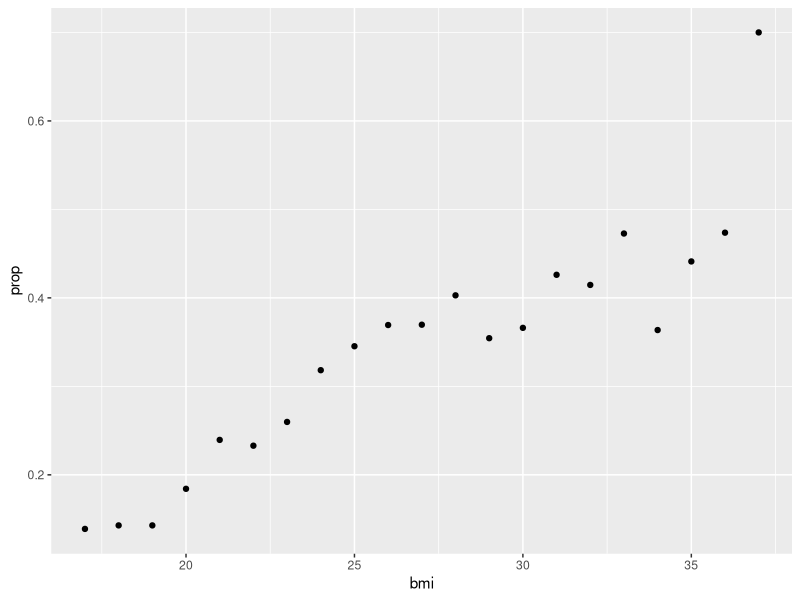
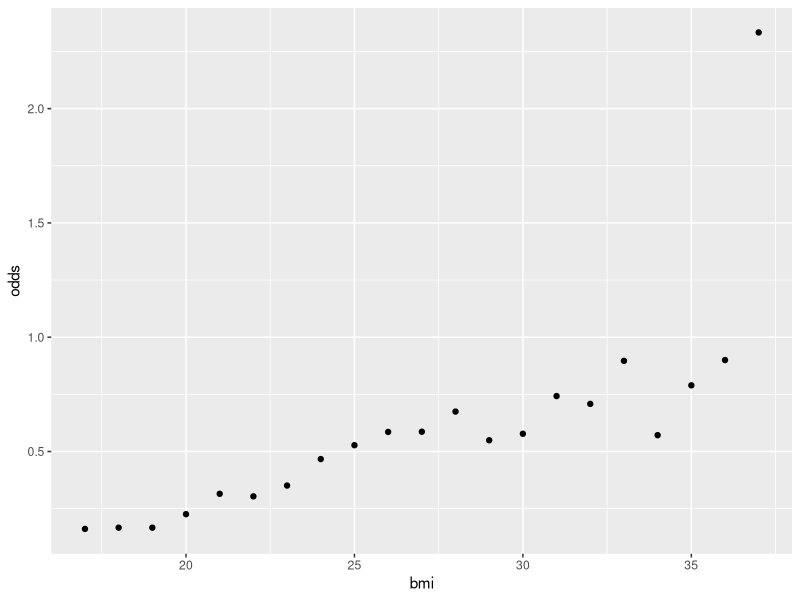
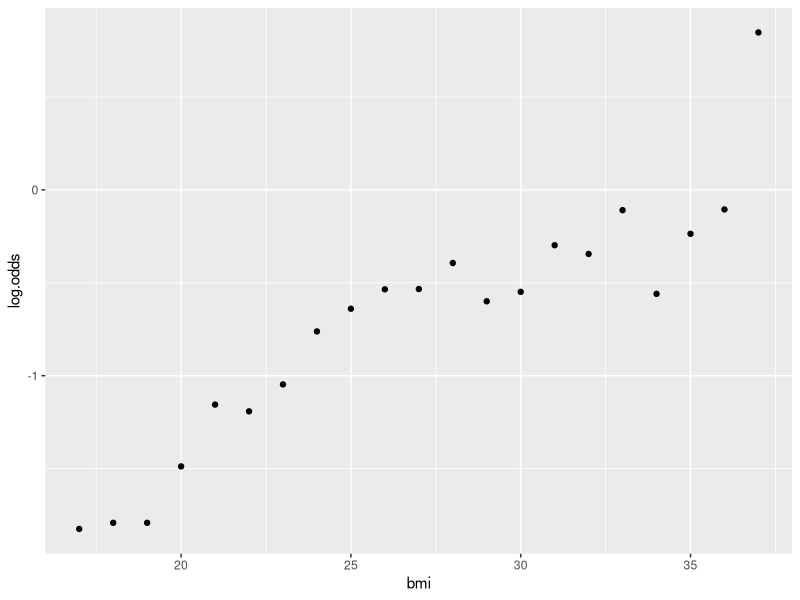
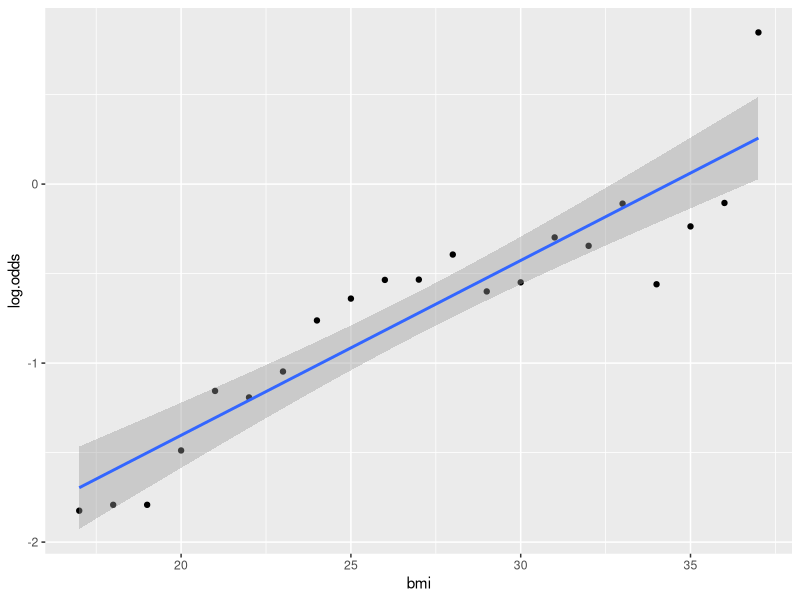
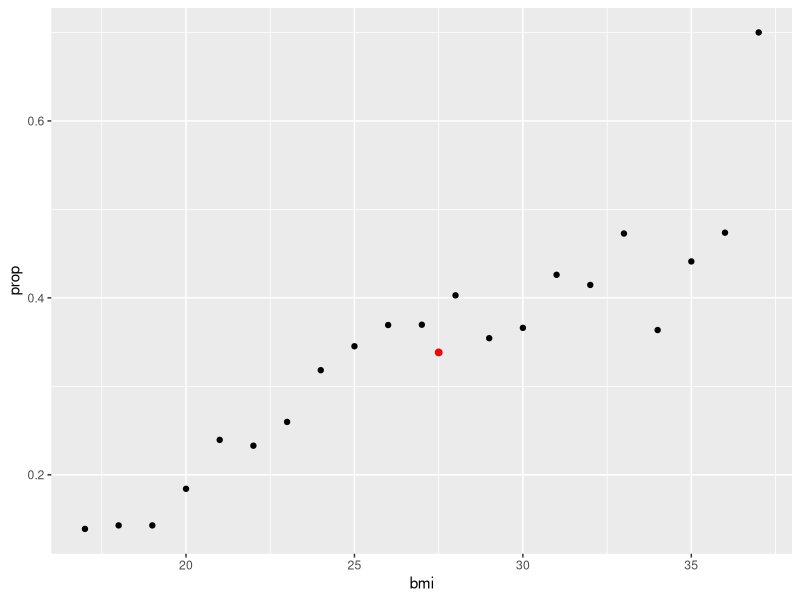

Write R code to recreate these figures, in order.
## ---- chunk 1
knitr::opts_chunk$set(echo = TRUE)
library(tidyverse)
## ---- chunk 2
cancerprev <- read.csv("cancerprev.csv")
cancerprev <- cancerprev %>%
  mutate(LongTerm.Smoker = yrssmoke >= 10)
xtabs(~LongTerm.Smoker + cancer, data=cancerprev)
## ---- chunk 3
framingham <- read.table("framingham.txt", header=TRUE)
head(framingham)
## ---- chunk 4
framingham <- framingham %>%
  mutate(BMI.Category = case_when(bmi < 18.5 ~ "Underweight",
                                  bmi <= 24.9 ~ "Normal weight",
                                  bmi <= 29.9 ~ "Overweight",
                                  bmi >= 30 ~ "Obese"))
xtabs(~ BMI.Category + chdfate, data=framingham)
## ---- chunk 5
8/63
530/1609
681/1171
246/350
## ---- chunk 6
(530/1609)/(8/63)
## ---- chunk 7
(681/1171)/(530/1609)
(681/1171)/(8/63)
## ---- chunk 8
(246/350)/(681/1171)
(246/350)/(530/1609)
(246/350)/(8/63)
## ---- chunk 9
heart.agg <- framingham %>%
  mutate(bmi = floor(bmi) ) %>%
  group_by(bmi) %>%
  filter(n() > 15) %>%
  summarize(prop = mean(chdfate))
## ---- chunk 10
ggplot(heart.agg) + 
  geom_point(aes(x=bmi, y=prop))
## ---- chunk 11
heart.agg <- heart.agg %>%
  mutate(odds = prop/(1-prop) )

ggplot(heart.agg) + 
  geom_point(aes(x=bmi, y=odds))
## ---- chunk 12
heart.agg <- heart.agg %>%
  mutate(log.odds = log(odds) )

ggplot(heart.agg) + 
  geom_point(aes(x=bmi, y=log.odds))
## ---- chunk 13
fit <- lm(log.odds ~ bmi, data=heart.agg)
summary(fit)

ggplot(heart.agg, aes(x=bmi, y=log.odds)) + 
  geom_point() + 
  geom_smooth(method="lm")
## ---- chunk 14
predicted.log.odds <- predict(fit, newdata=data.frame(bmi=27.5))
exp(predicted.log.odds)/(1+exp(predicted.log.odds))
## ---- chunk 15
ggplot(heart.agg, aes(x=bmi, y=prop)) + 
  geom_point() + 
  geom_point(data=data.frame(bmi=27.5, prop=0.3383575), size=2, color="red")
